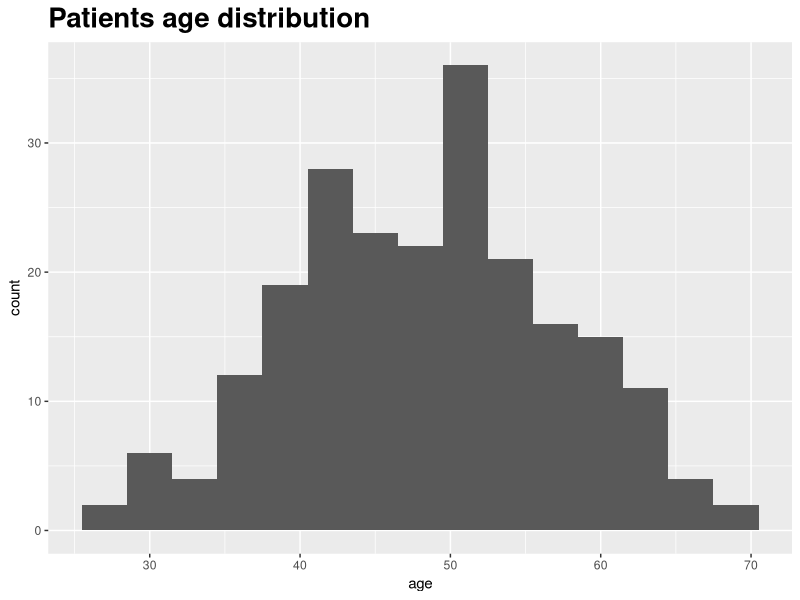
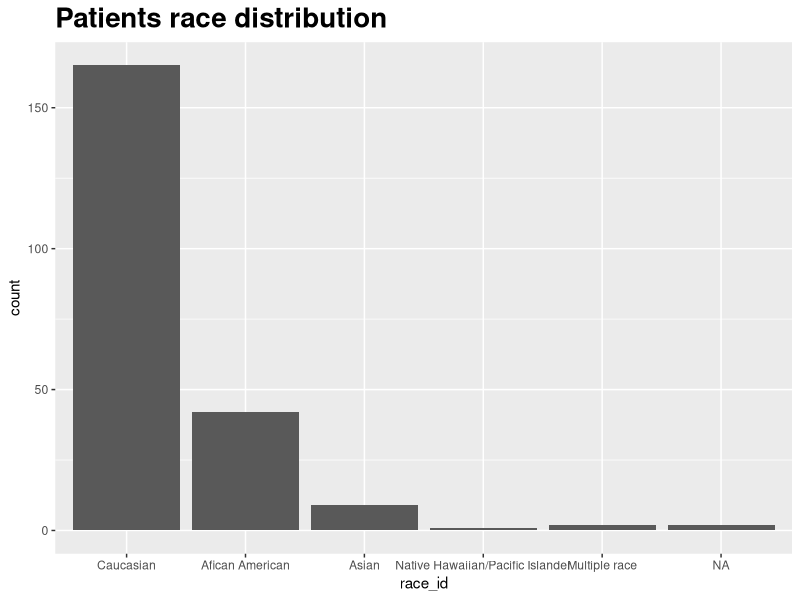
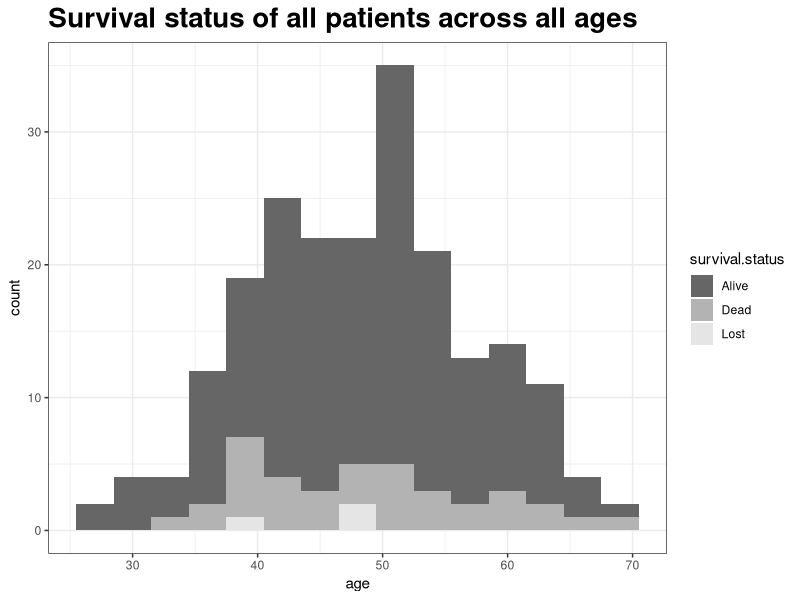
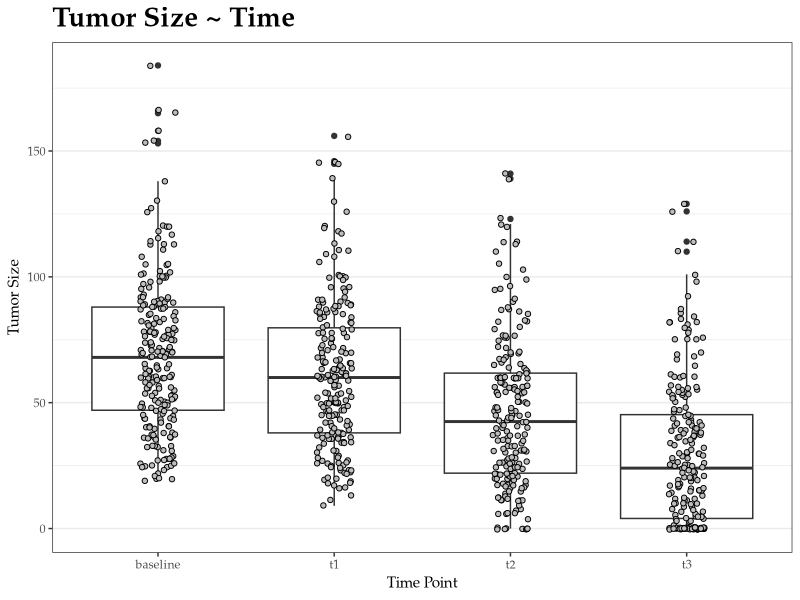

Here is the R script that generated these plots, in order: (Note: this script raises an error after producing the figures.)
## ---- chunk 1
options(width = 400)
## ---- chunk 2
library(readxl)
setwd("/Users/claradong/Documents/GitHub/BMIN503_Final_Project")
df_clinical = read_xlsx("Final_project_data.xlsx", sheet = 2)
df_outcome = read_xlsx("Final_project_data.xlsx", sheet = 4)
## ---- chunk 3
str(df_clinical)
## ---- chunk 4
str(df_outcome)
## ---- chunk 5
library(tidyverse)
## ---- chunk 6
clinical <- df_clinical %>%
  select(SUBJECTID,age,race_id,ERpos,PgRpos,'HR Pos','Her2MostPos','HR_HER2_CATEGORY', BilateralCa,Laterality,'MRI LD Baseline','MRI LD 1-3dAC', 'MRI LD InterReg','MRI LD PreSurg') %>%
  mutate(race_id = factor(race_id, levels=c(1,3,4,5,6,50), labels=c("Caucasian", "Afican American", "Asian", "Native Hawaiian/Pacific Islander", "American Indian/Alaskan Native", "Multiple race"))) %>%
  mutate(ERpos = factor(ERpos, levels=c(0,1,2), labels=c("Negative","Positive","Inderminate"))) %>%
  mutate(PgRpos = factor(PgRpos,levels=c(0,1,2), labels=c("Negative","Positive","Inderminate"))) %>% 
  mutate('HR Pos' = factor(`HR Pos`,levels=c(0,1,2), labels=c("Negative","Positive","Inderminate"))) %>%
  mutate('Her2MostPos' = factor(`Her2MostPos`, levels=c(0,1), labels=c('Negative','Positive'))) %>%
  mutate('HR_HER2_CATEGORY' = factor(`HR_HER2_CATEGORY`, levels=c(1,2,3), labels=c('HR Positive, Her2 Negative', 'Her2 Positive', 'Triple Negative'))) %>%
  mutate(BilateralCa = factor(BilateralCa, levels=c(0,1), labels=c("No","Yes"))) %>%
  mutate(Laterality = factor(Laterality, levels=c(1,2), labels=c("Left", "Right")))
str(clinical)

outcome <- df_outcome %>%
  rename(survival.status = sstat) %>%
  mutate(survival.status = factor(survival.status, levels=c(7,8,9), labels=c("Alive", "Dead","Lost"))) %>%
  mutate(PCR = factor(PCR, levels=c(0,1), labels=c("No","Yes"))) %>%
  mutate(RCBClass = factor(RCBClass, levels=c(0,1,2,3), labels=c("0,RCB index 0", "1=I,RCB index less than or equal to 1.36", "2=II,RCB index greater than 1.36 or equal to 3.28", "3=III,RCB index greater than 3.28")))
## ---- chunk 7
group <- c(rep(0,100),rep(1,121))

total <- merge(clinical, outcome) %>%
  select("SUBJECTID", "age","ERpos", "PgRpos", "HR Pos", "Her2MostPos", "HR_HER2_CATEGORY","BilateralCa", "Laterality","survival.status", "survDtD2 (tx)", "RFS", "PCR") %>%
  rename(HR_status = 'HR Pos') %>%
  mutate(group = factor(group, levels=c(0,1), labels=c("case", "control")))
str(total)
total <- na.exclude(total)
## ---- chunk 8
library(ggplot2)
ggplot(data=clinical, aes(x=age)) +
  geom_histogram(binwidth = 3) +
  ggtitle(paste("Patients age distribution")) +
  theme(plot.title = element_text(hjust = 0, face="bold", size=20))

ggplot(data=clinical, aes(x=race_id)) +
  geom_bar() +
  ggtitle(paste("Patients race distribution")) +
  theme(plot.title = element_text(hjust = 0, face="bold", size=20))
## ---- chunk 9
ggplot(data=total, aes(x=age, fill=survival.status)) +
  geom_histogram(binwidth = 3) +
  scale_fill_manual(values=c("gray40", "gray70", "gray90"))+
  theme_bw()+
  ggtitle(paste("Survival status of all patients across all ages")) +
  theme(plot.title = element_text(hjust = 0, face="bold", size=20))
## ---- chunk 10
tumor.df <- clinical %>%
  select(SUBJECTID, `MRI LD Baseline`,`MRI LD 1-3dAC`,`MRI LD InterReg`,`MRI LD PreSurg`) %>%
  rename(baseline='MRI LD Baseline', t1='MRI LD 1-3dAC', t2='MRI LD InterReg', t3='MRI LD PreSurg')

tumor.df %>%
  gather(time, size, baseline:t3) %>%
  ggplot(aes(time, size)) +
  geom_boxplot(na.rm = TRUE) +
  geom_jitter(width = 0.1, pch = 21, fill = "grey", na.rm = TRUE) +
  labs(title = "Tumor Size ~ Time",
       x = "Time Point",
       y = "Tumor Size") +
  theme_bw() +
  theme(
    panel.grid.major.x = element_blank(),
    text = element_text(family = "Palatino"),
    plot.title = element_text(face = "bold", size = 20)
  )
## ---- chunk 11
id <- tumor.df["SUBJECTID"]
n <- 3L
id[,2:length(n-2):dim(tumor.df)[2]] <-
  lapply(n:dim(tumor.df)[2], function(x) setNames(((tumor.df[x]-tumor.df[x-1])/tumor.df[x-1]),
                                            paste0("Pct", x-2, x-1)))
SUBJECTID <- id$SUBJECTID
pct12 <- id$V2$Pct12
pct23 <- id$V3$Pct23
pct34 <- id$V4$Pct34

id <- data.frame(SUBJECTID,pct12,pct23,pct34)

id %>%
  gather(time, percentage_change, pct12:pct34) %>%
  ggplot(aes(time, percentage_change)) +
  geom_boxplot(na.rm = TRUE) +
  geom_jitter(width = 0.1, pch = 21, fill = "grey", na.rm = TRUE) +
  labs(title = "Tumor Size Percentage Change ~ Time",
       x = "Time Point",
       y = "Tumor Size") +
  theme_bw() +
  theme(
    panel.grid.major.x = element_blank(),
    text = element_text(family = "Palatino"),
    plot.title = element_text(face = "bold", size = 20)
  )
 
  
## ---- chunk 12
tumor.df <- mutate(tumor.df, overall_change = (t3-baseline)/baseline)

df2 <- merge(tumor.df, total)

ggplot(df2, aes(x=overall_change, y=RFS)) +
  geom_point() +
  theme_bw()+
  ggtitle(paste("Tumor size overall change vs. RFS")) +
  theme(plot.title = element_text(hjust = 0, face="bold", size=20))

ggplot(df2, aes(x=PCR, y=overall_change)) +
  geom_boxplot() +
  theme_bw()+
  ggtitle(paste("Tumor size overall change vs. PCR")) +
  theme(plot.title = element_text(hjust = 0, face="bold", size=20))

ggplot(df2, aes(x=survival.status, y=overall_change)) +
  geom_boxplot() +
  theme_bw()+
  ggtitle(paste("Correlation of survival status and tumor size overall change")) +
  theme(plot.title = element_text(hjust = 0, face="bold", size=20))

ggplot(df2, aes(x=PCR, fill = survival.status)) +
  geom_bar(position="fill")+
  scale_fill_manual(values=c("gray40", "gray70", "gray90"))+
  theme_bw()+
  ggtitle(paste("Survival status vs. PCR status")) +
  theme(plot.title = element_text(hjust = 0, face="bold", size=20))
## ---- chunk 13
ggplot(total, aes(x=PCR, y=RFS)) +
  geom_boxplot() +
  theme_bw()+
  ggtitle(paste("Correlation of PCR and RFS")) +
  theme(plot.title = element_text(hjust = 0, face="bold", size=20))
## ---- chunk 14
#Create logistic regression model using all variables
PCR.glm <- glm(PCR ~ age + ERpos + PgRpos + Her2MostPos + HR_status + HR_HER2_CATEGORY + BilateralCa, data=total, family="binomial")
summary(PCR.glm)

RFS.lm <- lm(RFS ~ age + ERpos + PgRpos + Her2MostPos + HR_status + HR_HER2_CATEGORY + BilateralCa, data=total)
summary(RFS.lm)

SS.glm <- glm(survival.status ~ age + ERpos + PgRpos + Her2MostPos + HR_status + HR_HER2_CATEGORY + BilateralCa, data=total, family="binomial")
summary(PCR.glm)

PCR.glm.pred <- predict(PCR.glm, total, type="response")
RFS.lm.pred <- predict(RFS.lm, total, type="response")

#Get prediction error estimate
library(boot)
PCR.cv.glm <- cv.glm(total, PCR.glm, K=10)
summary(PCR.cv.glm)

#Cross validation
N = nrow(total)
K = 10
set.seed(1234)
s = sample(1:K, size=N, replace=T)
pred_outputs.glm <- vector(mode="numeric", length=N)
obs_outputs <- vector(mode="numeric", length=N)
offset <- 0
for(i in 1:K){
    train <- filter(total, s != i)
    test <- filter(total, s == i)
    obs_outputs[1:length(s[s==i]) + offset] <- test$PCR
    
    #GLM train/test
    glm <- glm(PCR ~ age + ERpos + PgRpos + Her2MostPos + HR_status + HR_HER2_CATEGORY, data=train, family=binomial(logit))
    glm.pred.curr <- predict(glm, test, type="response")
    pred_outputs.glm[1:length(s[s==i]) + offset] <- glm.pred.curr
}

N = nrow(total)
K = 10
set.seed(1234)
s = sample(1:K, size=N, replace=T)
pred_outputs.lm <- vector(mode="numeric", length=N)
obs_outputs <- vector(mode="numeric", length=N)
offset <- 0
for(i in 1:K){
    train <- filter(total, s != i)
    test <- filter(total, s == i)
    obs_outputs[1:length(s[s==i]) + offset] <- test$RFS
    
    #GLM train/test
    lm <- lm(RFS ~ age + ERpos + PgRpos + Her2MostPos + HR_status + HR_HER2_CATEGORY, data=train, family=binomial(logit))
    lm.pred.curr <- predict(lm, test, type="response")
    pred_outputs.lm[1:length(s[s==i]) + offset] <- lm.pred.curr
}

library(pROC)
roc(total$PCR, PCR.glm.pred, ci=TRUE)

plot.roc(total$PCR, PCR.glm.pred, ci=TRUE)
plot.roc(obs_outputs, pred_outputs.glm,ci=TRUE, col="darkblue", add=TRUE)
plot.roc(total$PCR, RFS.lm.pred, ci=TRUE, col="darkgreen", add=TRUE)
plot.roc(obs_outputs, pred_outputs.lm, ci=TRUE, col="red", add=TRUE)

legend("bottomright", legend=c("PCR Training", "PCR Cross-Validation", "RFS Training", "RFS Cross-Validation"), col=c("black", "darkblue", "darkgreen", "red"), lwd=2)

auc(total$PCR, PCR.glm.pred)
auc(obs_outputs, pred_outputs.glm)
auc(total$PCR, RFS.lm.pred)
auc(obs_outputs, pred_outputs.lm)



#Create logistic regression model using best variables
PCR.glm <- glm(PCR ~ age +Her2MostPos, data=total, family="binomial")
summary(PCR.glm)

RFS.lm <- lm(RFS ~ ERpos, data=total)
summary(RFS.lm)

PCR.glm.pred <- predict(PCR.glm, total, type="response")
RFS.lm.pred <- predict(RFS.lm, total, type="response")

#Get prediction error estimate
library(boot)
PCR.cv.glm <- cv.glm(total, PCR.glm, K=10)
summary(PCR.cv.glm)

#Cross validation
N = nrow(total)
K = 10
set.seed(1234)
s = sample(1:K, size=N, replace=T)
pred_outputs.glm <- vector(mode="numeric", length=N)
obs_outputs <- vector(mode="numeric", length=N)
offset <- 0
for(i in 1:K){
    train <- filter(total, s != i)
    test <- filter(total, s == i)
    obs_outputs[1:length(s[s==i]) + offset] <- test$PCR
    
    #GLM train/test
    glm <- glm(PCR ~ age + Her2MostPos, data=train, family=binomial(logit))
    glm.pred.curr <- predict(glm, test, type="response")
    pred_outputs.glm[1:length(s[s==i]) + offset] <- glm.pred.curr
}

N = nrow(total)
K = 10
set.seed(1234)
s = sample(1:K, size=N, replace=T)
pred_outputs.lm <- vector(mode="numeric", length=N)
obs_outputs <- vector(mode="numeric", length=N)
offset <- 0
for(i in 1:K){
    train <- filter(total, s != i)
    test <- filter(total, s == i)
    obs_outputs[1:length(s[s==i]) + offset] <- test$RFS
    
    #GLM train/test
    lm <- lm(RFS ~ ERpos, data=train, family=binomial(logit))
    lm.pred.curr <- predict(lm, test, type="response")
    pred_outputs.lm[1:length(s[s==i]) + offset] <- lm.pred.curr
}

library(pROC)
roc(total$PCR, PCR.glm.pred, ci=TRUE)

plot.roc(total$PCR, PCR.glm.pred, ci=TRUE)
plot.roc(obs_outputs, pred_outputs.glm,ci=TRUE, col="darkblue", add=TRUE)
plot.roc(total$PCR, RFS.lm.pred, ci=TRUE, col="darkgreen", add=TRUE)
plot.roc(obs_outputs, pred_outputs.lm, ci=TRUE, col="red", add=TRUE)

legend("bottomright", legend=c("PCR Training", "PCR Cross-Validation", "RFS Training", "RFS Cross-Validation"), col=c("black", "darkblue", "darkgreen", "red"), lwd=2)

auc(total$PCR, PCR.glm.pred)
auc(obs_outputs, pred_outputs.glm)
auc(total$PCR, RFS.lm.pred)
auc(obs_outputs, pred_outputs.lm)


